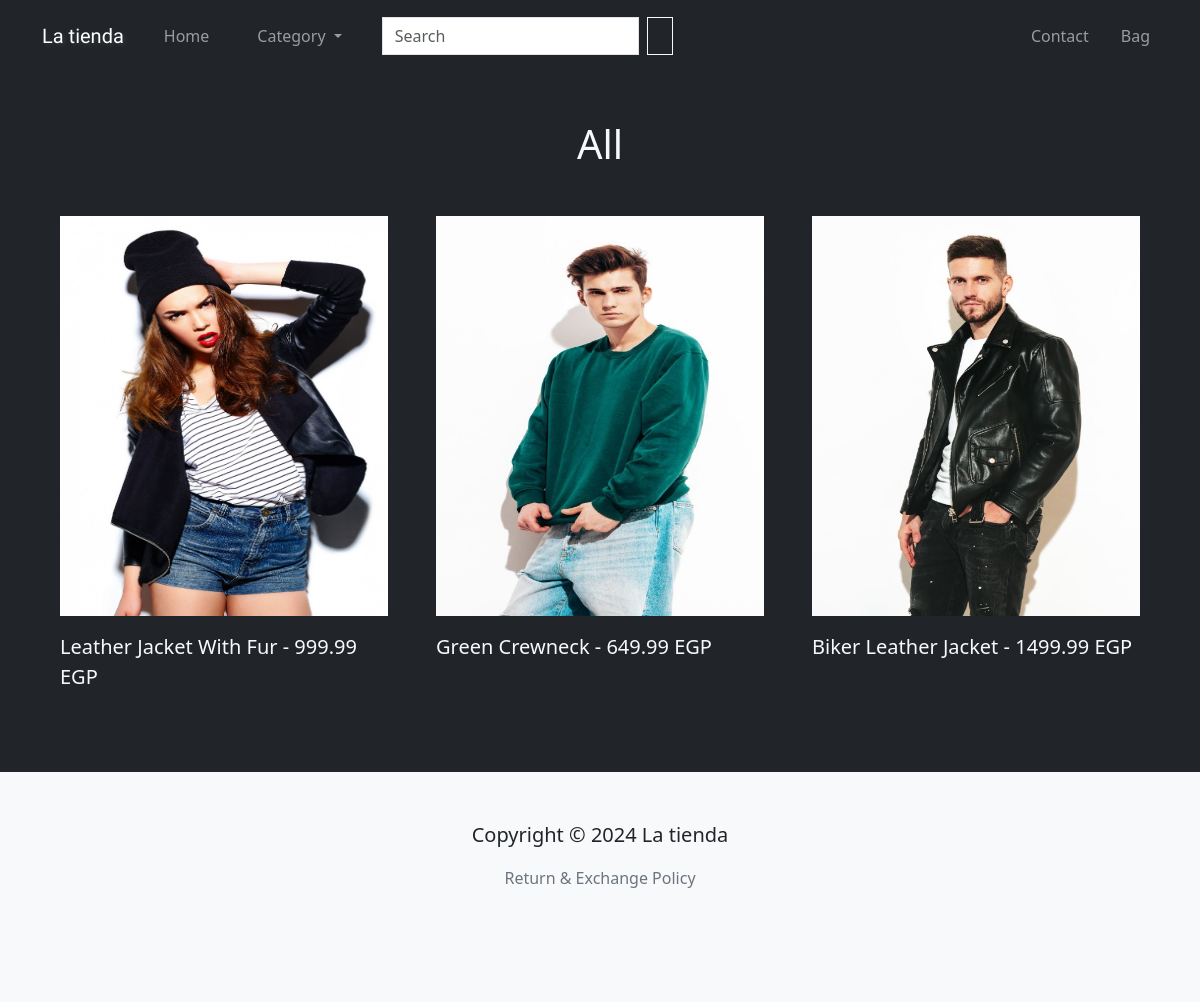
The app's page /products/search, older data.
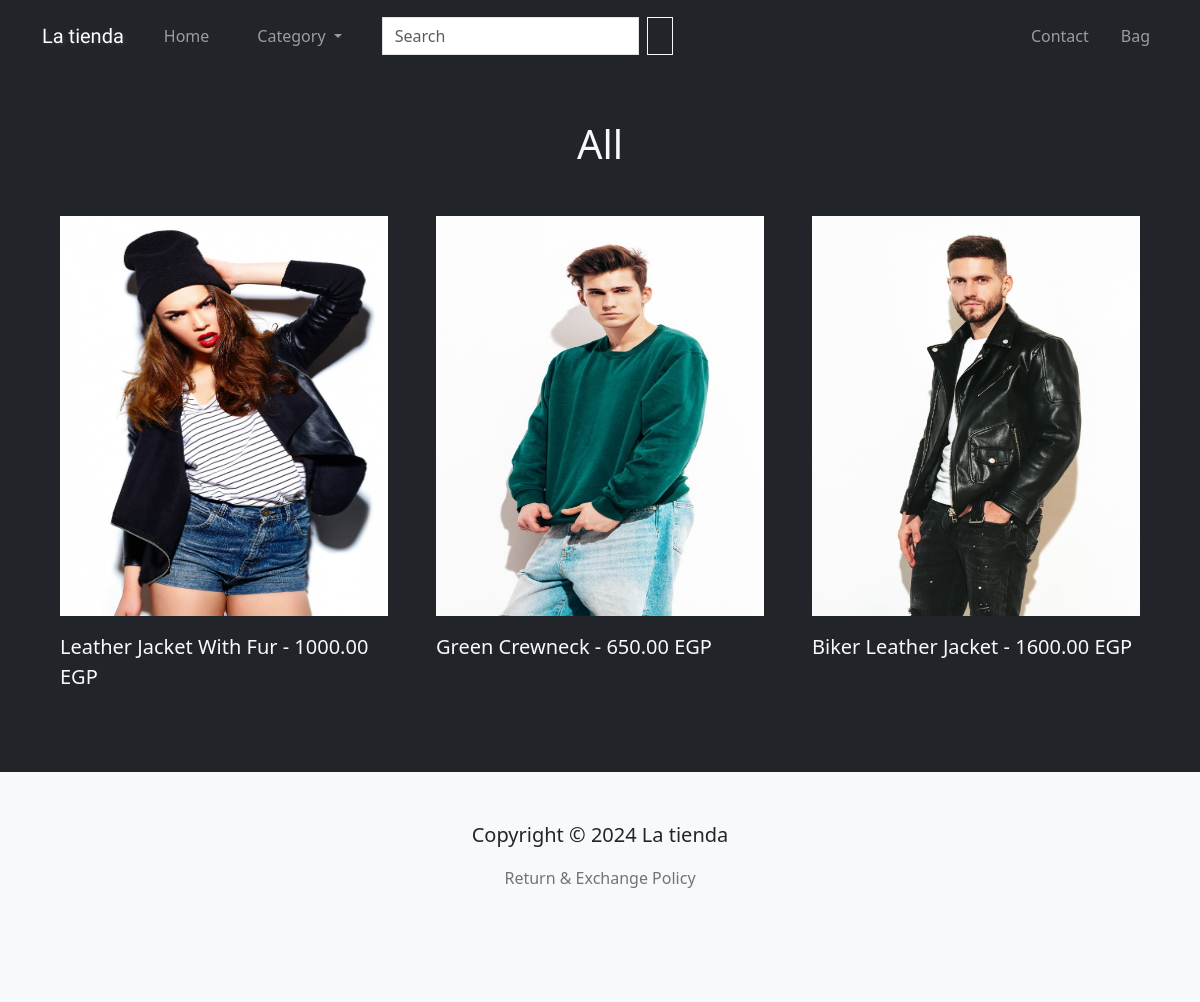
The same page, newer data.
### core/models/product_models.py (models this page shows, shortened)
class Product(models.Model):
    FITS = [
        ('Regular Fit', 'regular_fit'),
        ('Slim Fit', 'slim_fit'),
        ('Relaxed Fit', 'relaxed_fit'),
    ]
    name = models.CharField(max_length=255)
    price = models.DecimalField(max_digits=6, decimal_places=2)
    description = models.TextField(blank=True, null=True)
    fit = models.CharField(max_length=255, choices=FITS, default="Regular Fit")
    category = models.ForeignKey(Category, null=True, related_name='products', on_delete=models.SET_NULL)   # many to one relationship
    main_image = models.ImageField(upload_to='product-images/%y/%m/%d')
    created_at = models.DateTimeField(auto_now_add=True)
    slug = models.SlugField(unique=True, blank=True, null=True, verbose_name="name in URL")
    active = models.BooleanField(default=False)
    @property
    def images(self):   # returns all product extra images
        return self.productimage_set.all()
    class Meta:
        ordering = ["-active", "created_at"]
        indexes = [
            models.Index(fields=["name"]),
            models.Index(fields=["category"]),
        ]

### core/views.py (the view)
# urls.py: path("products/search", views.product_search, name="search"),
def product_search(request):
    categories = Category.objects.all()  # get all categories from db
    search_value = request.GET.get("search-inp", "")
    if search_value:
        products = Product.objects.filter(
            (Q(name__icontains=search_value) | Q(category__cat_name__startswith=search_value)) & Q(active=True)
        )
        selected_cat = f"results for '{search_value}'"
    else:
        products = Product.objects.filter(active=True)  # get all active products from db
        selected_cat = "all"
    context = {
                "products": products,
                "categories": categories,
                "selected_cat": selected_cat,
               }
    return render(request, "products/product_list.html", context)

### templates/products/product_list.html (shortened to what this page needs)
{% extends 'products/products_layout.html' %}
{% load bootstrap5 %}
{% load bootstrap_icons %}
{% block content %}
<section class="p-5 bg-dark text-light">
  <div class="container">
    <h1 class="text-center mb-5">{% bs_icon 'dash-lg' size='1.5em' %} {{selected_cat | capfirst}} {% bs_icon 'dash-lg' size='1.5em' %}</h1>
    <div class="row g-5">
      {% for product in products %}
      <div class="col-lg-4 col-md-6">
        <a href="{% url 'product' product.slug %}" class="text-decoration-none text-light">
          <div class="my-card">
            <img src="{{product.main_image.url}}" class="card-img-top img-fluid" alt="product-img">
            <p class="lead py-3">{{product.name}} - {{product.price}} EGP</p>
          </div>
        </a>
      </div>
      {% empty %}
      <h3 class="p-5 fst-italic text-center">There's no products to show here!</h3>
      {% endfor %}
    </div>
  </div>
</section>
{% endblock content %}

### templates/products/products_layout.html (shortened to what this page needs)
{% extends 'layout.html' %}
{% load static %}
{% load bootstrap5 %}
{% load bootstrap_icons %}
{% block head %}
<link rel="stylesheet" href="{% static 'products/css/products.css' %}">
{% endblock head %}
{% block main %}
<nav class="navbar navbar-expand-md bg-dark navbar-dark py-3">
    <div class="container">
        <a href="{% url 'index' %}" class="navbar-brand meow-script-regular">La tienda</a>
        <div class="collapse navbar-collapse" id="navbarNavDropdown">
            <ul class="navbar-nav">
                <li class="nav-item px-2 px-lg-3">
                    <a class="nav-link" href="{% url 'index' %}">Home</a>
                </li>
                <li class="nav-item dropdown px-2 px-lg-3">
                    <a class="nav-link dropdown-toggle" href="#" role="button" data-bs-toggle="dropdown"
                        aria-expanded="false">
                        Category
                    </a>
                </li>
            </ul>
            <form action="{% url 'search' %}" class="d-flex my-3 my-lg-0 px-2 px-lg-3" role="search">
                <input name="search-inp" class="form-control me-2 square-border search-inp" type="search" placeholder="Search"
                    aria-label="Search">
                <button class="btn btn-outline-light square-border" type="submit">{% bs_icon 'search' %}</button>
            </form>
        </div>
        <ul class="navbar-nav d-flex flex-row ms-auto">
            <li class="nav-item px-2 px-lg-3">
                <a href="{% url 'index' %}#contact" class="nav-link" aria-label="Contact Info">{% bs_icon 'info-circle' size='1.2em' %}Contact</a>
            </li>
            <li class="nav-item">
                <a href="{% url 'bag' %}" class="nav-link" aria-label="Shopping Bag">{% bs_icon 'bag' size='1.2em' %}Bag</a>
            </li>
        </ul>
    </div>
</nav>
{% block content %}
{% endblock content %}
{% endblock main %}

### templates/layout.html (shortened to what this page needs)
<!DOCTYPE html>
<html lang="en">
<head>
    {% load static %}
    {% load bootstrap5 %}
    {% load bootstrap_icons %}
    {% bootstrap_css %}
    <link rel="stylesheet" href="{% static 'layout.css' %}">
    {% block head %}
    {% endblock head %}
</head>
<body class="bg-light">
{% block main %}
{% endblock main %}
<footer class="bg-light p-5 text-center position-relative">
    <div class="container">
        <p class="lead"> Copyright &copy; 2024 La tienda</p>
        <a href="#" class="position-absolute bottom-0 end-0 p-5 text-secondary">
        </a>
        <a href="{% url 'index'%}#policy" class="text-decoration-none link-hover text-secondary">Return & Exchange Policy</a>
        <div class="p-3">
            <ul class="list-unstyled d-flex items-align-center justify-content-center">
                <li class="p-2 on-hover">
                </li>
                <li class="p-2 on-hover">
                </li>
                <li class="p-2 on-hover">
                </li>
                <li class="p-2 on-hover">
                </li>
            </ul>
        </div>
    </div>
</footer>
</body>
</html>

### store/static/layout.css (style rules this page uses)
.meow-script-regular { font-family: "Meow Script", cursive; font-weight: 400; font-style: normal; text-shadow: 2px 2px 5px rgba(255, 255, 255, 0.1); }

### store/static/products/css/products.css (style rules this page uses)
.square-border { border-radius: 0; }
.my-card img { height: 50vh; }

Row changes from the older to the newer data that the page shows:
changed Product "Leather Jacket With Fur": price "999.99" → "1000.00"
changed Product "Green Crewneck": price "649.99" → "650.00"
changed Product "Biker Leather Jacket": price "1499.99" → "1600.00"
